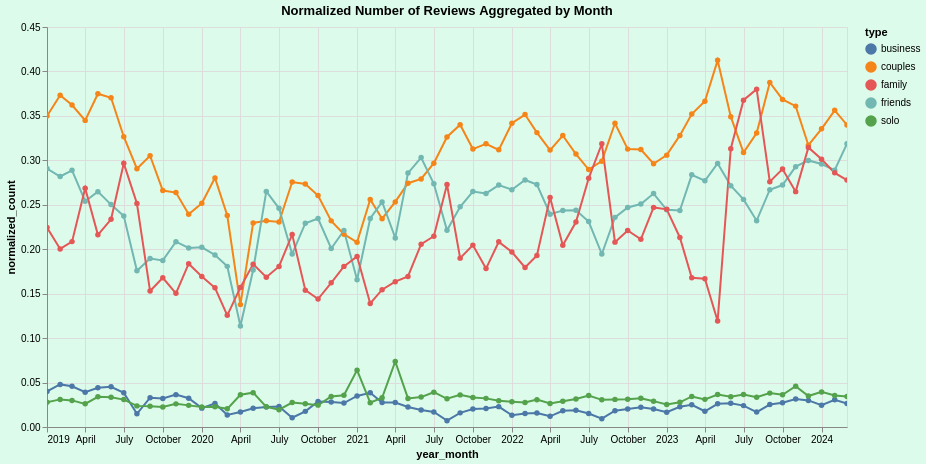

The specification (Vega-Lite) saved for this image:
### Vega-Lite specification from a JSON file in a GitHub repository (floating-point values rounded to 4 significant figures; data arrays with more than 128 entries replaced by an {"elided": "..."} marker saying what was removed)
{"config": {"view": {"continuousWidth": 300, "continuousHeight": 300}}, "data": {"name": "data-9db029a24b0446c6f692294437e796ef"}, "mark": {"type": "line", "point": true}, "background": "#ddfbeb", "encoding": {"color": {"field": "type", "type": "nominal"}, "opacity": {"condition": {"param": "param_77", "value": 1}, "value": 0.1}, "tooltip": [{"field": "year_month", "type": "temporal"}, {"field": "normalized_count", "type": "quantitative"}, {"field": "type", "type": "nominal"}], "x": {"field": "year_month", "type": "temporal"}, "y": {"field": "normalized_count", "type": "quantitative"}}, "height": 400, "params": [{"name": "param_77", "select": {"type": "point", "fields": ["type"]}, "bind": "legend"}, {"name": "param_78", "select": {"type": "interval", "encodings": ["x", "y"]}, "bind": "scales"}], "title": "Normalized Number of Reviews Aggregated by Month", "width": 800, "$schema": "https://vega.github.io/schema/vega-lite/v5.17.0.json", "datasets": {"data-9db029a24b0446c6f692294437e796ef": {"elided": "315 records"}}}
